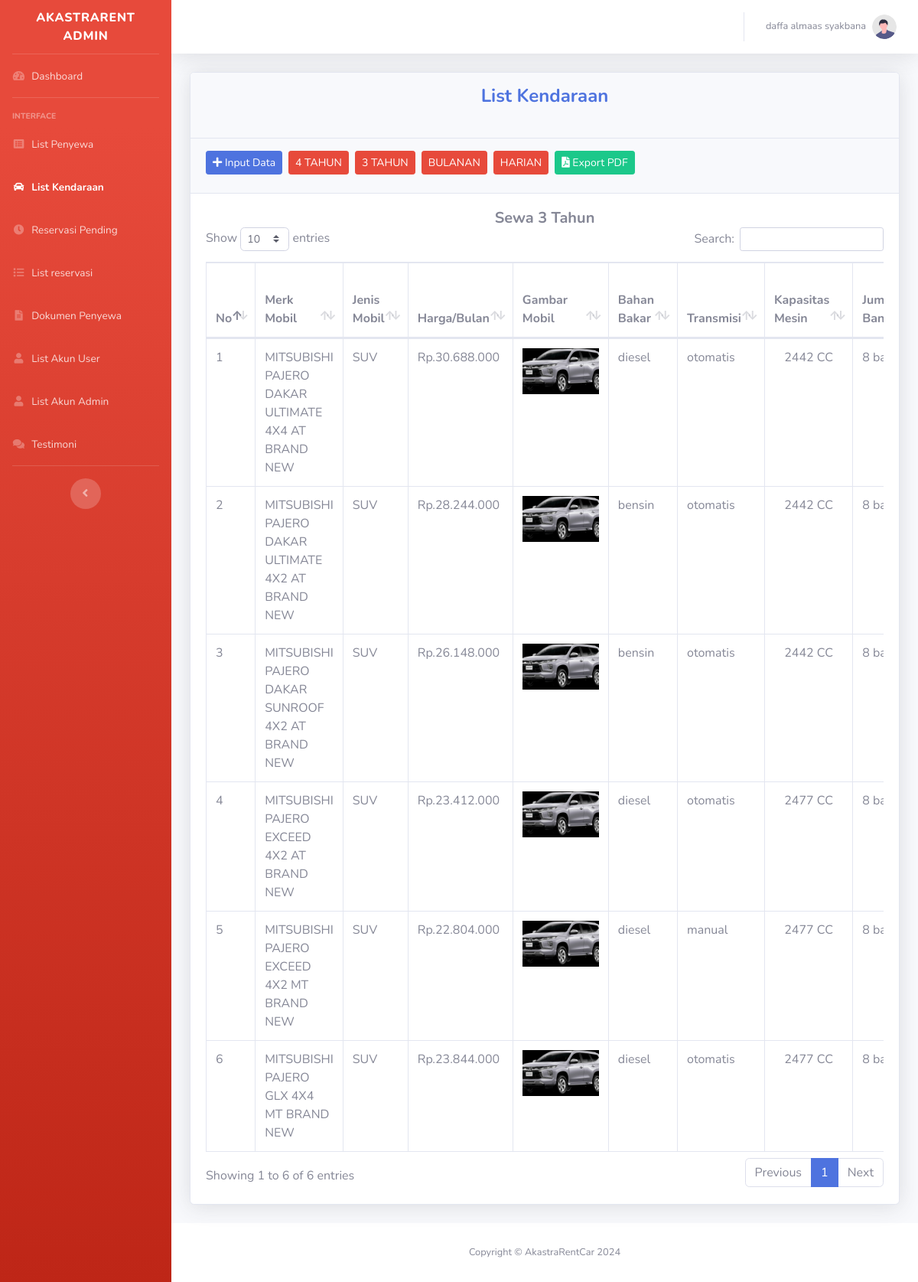
Page /admin/list-kendaraan.php?kategori=3_tahun (signed in) on the committed database.
### tables this page shows
CREATE TABLE `list_kendaraan_3_tahun` (
  `id_kendaraan` int(11) NOT NULL,
  `merk_mobil` varchar(100) NOT NULL,
  `jenis_mobil` varchar(100) NOT NULL,
  `gambar_mobil` varchar(255) DEFAULT NULL,
  `harga_sewa` varchar(255) DEFAULT NULL,
  `created_at` timestamp NOT NULL DEFAULT current_timestamp(),
  `updated_at` timestamp NOT NULL DEFAULT current_timestamp() ON UPDATE current_timestamp(),
  `bahan_bakar` varchar(50) DEFAULT NULL,
  `transmisi` varchar(50) DEFAULT NULL,
  `kapasitas_mesin` int(11) DEFAULT NULL,
  `jumlah_bangku` int(11) DEFAULT NULL
);

### admin/list-kendaraan.php (the view, shortened to what this page needs)
<?php
$admin_nama = $_SESSION['nama_admin'];
$servername = "localhost";
$username = "root";
$password = "";
$dbname = "akastrarentcar";
$port = 3307;
$conn = new mysqli($servername, $username, $password, $dbname, $port);
$kategori = isset($_GET['kategori']) ? $_GET['kategori'] : 'harian';
if ($kategori == 'bulanan') {
    $query = "SELECT * FROM list_kendaraan_bulanan";
    $judul = "Sewa Bulanan";
} elseif ($kategori == '3_tahun') {
    $query = "SELECT * FROM list_kendaraan_3_tahun";
    $judul = "Sewa 3 Tahun";
} elseif ($kategori == '4_tahun') {
    $query = "SELECT * FROM list_kendaraan_4_tahun";
    $judul = "Sewa 4 Tahun";
} else {
    $query = "SELECT * FROM list_kendaraan_harian";
    $judul = "Sewa Harian";
}
$result = $conn->query($query);
?>
<!DOCTYPE html>
<html lang="en">
<head>
    <link href="vendor/fontawesome-free/css/all.min.css" rel="stylesheet" type="text/css">
    <link href="css/sb-admin-2.min.css" rel="stylesheet">
    <link href="vendor/datatables/dataTables.bootstrap4.min.css" rel="stylesheet">
</head>
<body id="page-top">
    <div id="wrapper">
        <ul class="navbar-nav bg-gradient-danger sidebar sidebar-dark accordion" id="accordionSidebar">
            <a class="sidebar-brand d-flex align-items-center justify-content-center" href="">
                <div class="sidebar-brand-text mx-3">AkastraRent Admin</div>
            </a>
            <hr class="sidebar-divider my-0">
            <li class="nav-item">
                <a class="nav-link" href="dashboard.php">
                    <i class="fas fa-fw fa-tachometer-alt"></i>
                    <span>Dashboard</span></a>
            </li>
            <hr class="sidebar-divider">
            <div class="sidebar-heading">
                Interface
            </div>
            <li class="nav-item">
                <a class="nav-link" href="list-penyewa.php">
                     <i class="fas fa-fw fa-list-alt"></i>
                    <span>List Penyewa</span></a>
            </li>
            <li class="nav-item active">
                <a class="nav-link" href="list-kendaraan.php">
                     <i class="fas fa-fw fa-car"></i>
                    <span>List Kendaraan</span></a>
            </li>
                     <li class="nav-item">
                <a class="nav-link" href="reservasi-pending.php">
                     <i class="fas fa-fw fa-clock"></i>
                    <span>Reservasi Pending</span></a>
            </li>
                        <li class="nav-item">
                <a class="nav-link" href="list-reservasi.php">
                     <i class="fas fa-fw fa-list"></i>
                    <span>List reservasi</span></a>
            </li>
            <li class="nav-item">
                <a class="nav-link" href="dokumen-penyewa.php">
                     <i class="fas fa-fw fa-file-alt"></i>
                    <span>Dokumen Penyewa</span></a>
            </li>
            <li class="nav-item">
                <a class="nav-link" href="list-akun-user.php">
                     <i class="fas fa-fw fa-user"></i>
                    <span>List Akun User</span></a>
            </li>
                        <li class="nav-item">
                <a class="nav-link" href="list-akun-admin.php">
                     <i class="fas fa-fw fa-user"></i>
                    <span>List Akun Admin</span></a>
            </li>
            <li class="nav-item">
                <a class="nav-link" href="list-testimonial.php">
                    <i class="fas fa-fw fa-comments"></i>
                    <span>Testimoni</span></a>
            </li>
            <hr class="sidebar-divider d-none d-md-block">
            <div class="text-center d-none d-md-inline">
                <button class="rounded-circle border-0" id="sidebarToggle"></button>
            </div>
        </ul>
        <div id="content-wrapper" class="d-flex flex-column">
            <div id="content">
                <nav class="navbar navbar-expand navbar-light bg-white topbar mb-4 static-top shadow">
                    <ul class="navbar-nav ml-auto">
<li class="nav-item dropdown no-arrow">
    <a class="nav-link dropdown-toggle" href="#" id="userDropdown" role="button"
        data-toggle="dropdown" aria-haspopup="true" aria-expanded="false">
        <span class="mr-2 d-lg-inline text-gray-600 small"><?php echo $admin_nama; ?></span>
        <img class="img-profile rounded-circle" src="img/undraw_profile.svg">
    </a>
</li>
                    </ul>
                </nav>
<div class="container-fluid">
    <div class="card shadow mb-4">
        <div class="card-header py-3">
            <h4 class="m-0 font-weight-bold text-primary text-center">List Kendaraan</h4>
            <br>
        </div>
        <div class="card-header py-3 d-flex flex-row align-items-center justify-content-between flex-wrap">
            <div class="d-flex flex-wrap justify-content-start">
                <a href="input-kendaraan.php" class="btn btn-primary btn-sm mb-2 mr-2">
                    <i class="fas fa-plus"></i> Input Data
                </a>
                <a href="?kategori=4_tahun" class="btn btn-danger btn-sm mb-2 mr-2">4 TAHUN</a>
                <a href="?kategori=3_tahun" class="btn btn-danger btn-sm mb-2 mr-2">3 TAHUN</a>
                <a href="?kategori=bulanan" class="btn btn-danger btn-sm mb-2 mr-2">BULANAN</a>
                <a href="?kategori=harian" class="btn btn-danger btn-sm mb-2 mr-2">HARIAN</a>
<a href="list-kendaraan.php?kategori=<?php echo $kategori; ?>&export_pdf=true" class="btn btn-success btn-sm mb-2">
    <i class="fas fa-file-pdf"></i> Export PDF
</a>
            </div>
        </div>
        <div class="card-body">
            <div class="table-responsive">
                <h5 class="m-0 font-weight-bold text-center"><?= $judul ?></h5>
                <table class="table table-bordered" id="dataTable" width="100%" cellspacing="0">
                    <thead>
                        <tr>
                            <th>No</th>
                            <th>Merk Mobil</th>
                            <th>Jenis Mobil</th>
                            <th><?php echo ($kategori == 'bulanan' || $kategori == '3_tahun' || $kategori == '4_tahun') ? 'Harga/Bulan' : 'Harga/Hari'; ?></th>
                            <th>Gambar Mobil</th>
                            <th>Bahan Bakar</th>
                            <th>Transmisi</th>
                            <th>Kapasitas Mesin</th>
                            <th>Jumlah Bangku</th>
                        </tr>
                    </thead>
                    <tbody>
                        <?php
                        if ($result->num_rows > 0) {
                            $no = 1;
                            while ($row = $result->fetch_assoc()) {
                                echo "<tr>";
                                echo "<td>" . $no++ . "</td>";
                                echo "<td>" . $row['merk_mobil'] . "</td>";
                                echo "<td>" . $row['jenis_mobil'] . "</td>";
                                echo "<td>Rp." . $row['harga_sewa'] . "</td>";
                                echo "<td><a href='#' data-toggle='modal' data-target='#imageModal' onclick=\"setImage('{$row['gambar_mobil']}')\"><img src='" . $row['gambar_mobil'] . "' alt='gambar_mobil' class='car-image'></a></td>";
                                echo "<td>" . $row['bahan_bakar'] . "</td>";
                                echo "<td>" . $row['transmisi'] . "</td>";
                                echo "<td class=text-center>" . ($row['kapasitas_mesin'] == 0 ? '-' : $row['kapasitas_mesin'] . " CC") . "</td>";
                                echo "<td>" . $row['jumlah_bangku'] . " bangku</td>";
                                echo "</tr>";
                            }
                        } else {
                            echo "<tr><td colspan='12' class='text-center'>No data available</td></tr>";
                        }
                        ?>
                    </tbody>
                </table>
            </div>
        </div>
    </div>
</div>
            <footer class="sticky-footer bg-white">
                <div class="container my-auto">
                    <div class="copyright text-center my-auto">
                        <span>Copyright &copy; AkastraRentCar 2024</span>
                    </div>
                </div>
            </footer>
        </div>
    </div>
</body>
</html>

### admin/list-kendaraan.php (style rules this page uses)
.car-image { width: 100px; height: 60px; object-fit: cover; }

### rows in the picture
list_kendaraan_3_tahun: merk_mobil "MITSUBISHI PAJERO DAKAR ULTIMATE 4X4 AT BRAND NEW", jenis_mobil "SUV", harga_sewa "30.688.000", gambar_mobil (picture), bahan_bakar "diesel", transmisi "otomatis", kapasitas_mesin "2442", jumlah_bangku "8"
list_kendaraan_3_tahun: merk_mobil "MITSUBISHI PAJERO DAKAR ULTIMATE 4X2 AT BRAND NEW", jenis_mobil "SUV", harga_sewa "28.244.000", gambar_mobil (picture), bahan_bakar "bensin", transmisi "otomatis", kapasitas_mesin "2442", jumlah_bangku "8"
list_kendaraan_3_tahun: merk_mobil "MITSUBISHI PAJERO DAKAR SUNROOF 4X2 AT BRAND NEW", jenis_mobil "SUV", harga_sewa "26.148.000", gambar_mobil (picture), bahan_bakar "bensin", transmisi "otomatis", kapasitas_mesin "2442", jumlah_bangku "8"
list_kendaraan_3_tahun: merk_mobil "MITSUBISHI PAJERO EXCEED 4X2 AT BRAND NEW", jenis_mobil "SUV", harga_sewa "23.412.000", gambar_mobil (picture), bahan_bakar "diesel", transmisi "otomatis", kapasitas_mesin "2477", jumlah_bangku "8"
list_kendaraan_3_tahun: merk_mobil "MITSUBISHI PAJERO EXCEED 4X2 MT BRAND NEW", jenis_mobil "SUV", harga_sewa "22.804.000", gambar_mobil (picture), bahan_bakar "diesel", transmisi "manual", kapasitas_mesin "2477", jumlah_bangku "8"
list_kendaraan_3_tahun: merk_mobil "MITSUBISHI PAJERO GLX 4X4 MT BRAND NEW", jenis_mobil "SUV", harga_sewa "23.844.000", gambar_mobil (picture), bahan_bakar "diesel", transmisi "otomatis", kapasitas_mesin "2477", jumlah_bangku "8"

### other values in the picture
$admin_nama "daffa almaas syakbana"
$judul "Sewa 3 Tahun"
